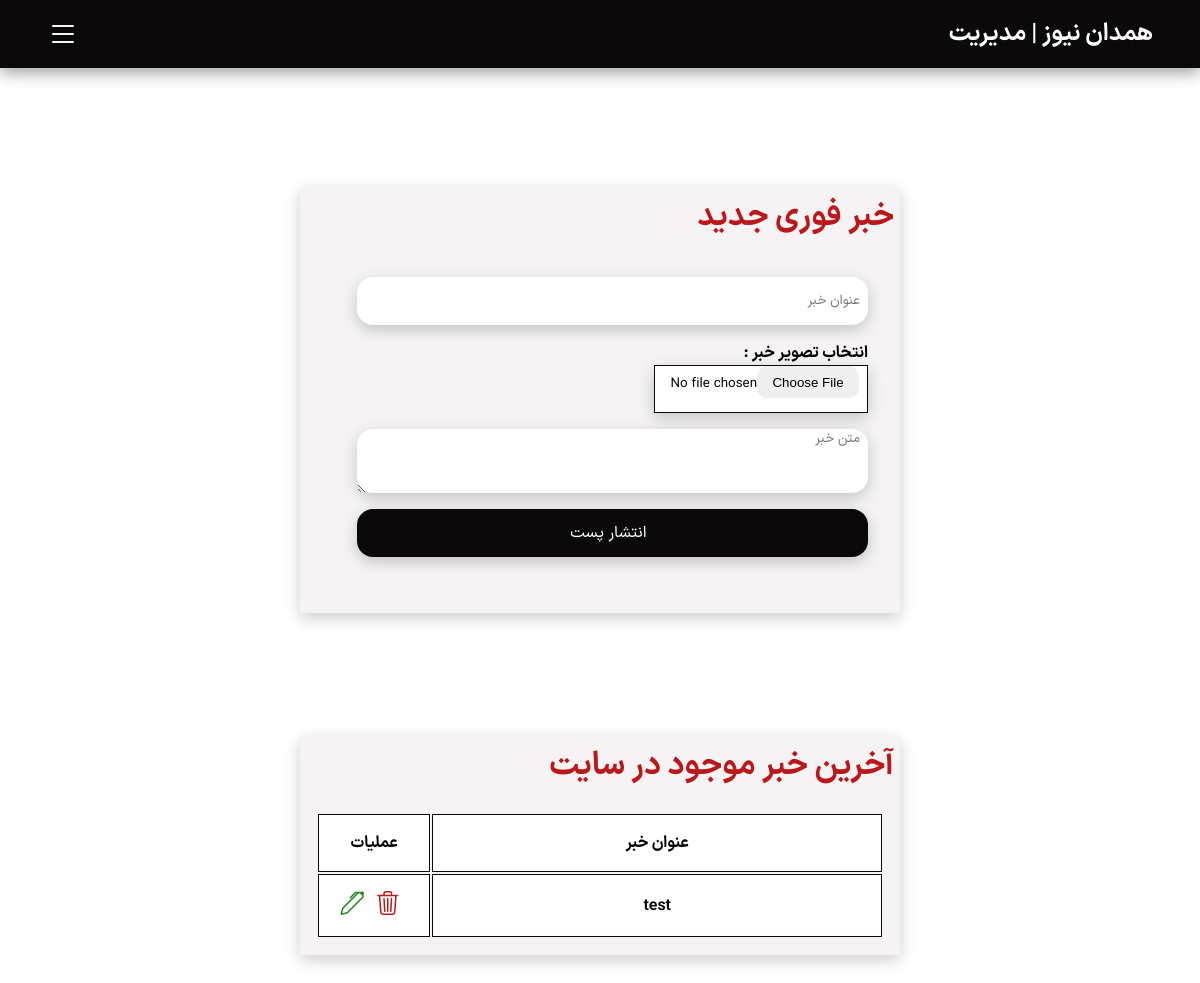
/panel/breakingnews.php (signed in), run on an earlier commit of the app's database.
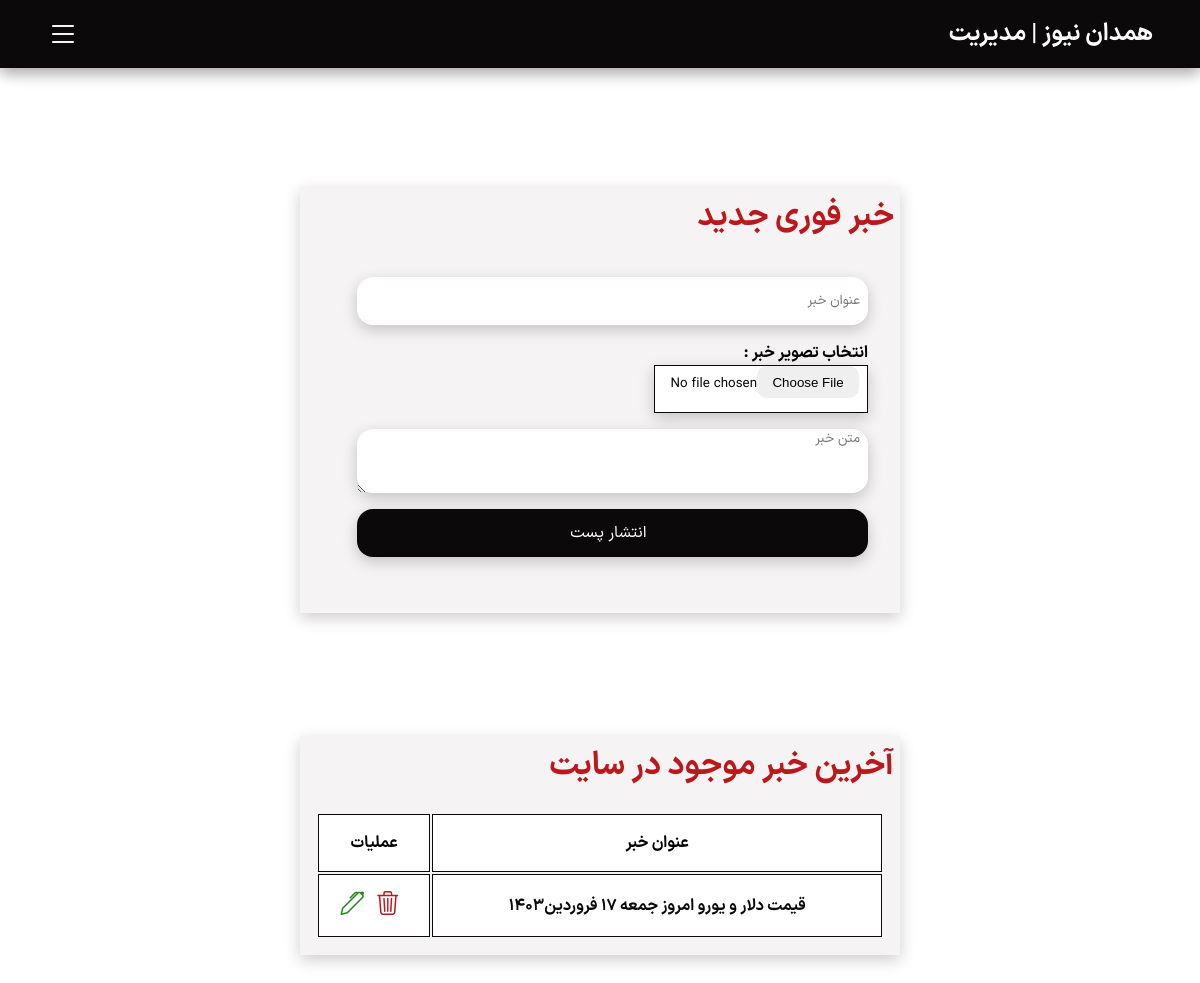
And on a later commit of the database.
### tables this page shows
CREATE TABLE `breakingnews` (
  `id` int(11) NOT NULL,
  `title` varchar(200) NOT NULL,
  `image` varchar(200) NOT NULL,
  `content` text NOT NULL,
  `Category` varchar(20) NOT NULL
);

### panel/breakingnews.php (the view, shortened to what this page needs)
<html lang="en">
<head>
    <link rel="stylesheet" href="../Style/style.css" />
    <link rel="stylesheet" href="../style/bootstrap-icons.css" />
    <link rel="stylesheet" href="https://cdn.jsdelivr.net/npm/bootstrap-icons@1.11.3/font/bootstrap-icons.min.css" />
    <?php
    include "config.php";
    ?>
</head>
<body>
    <div class="all-web">
        <?php include "nav.php"; ?>
        <nav class="navbar navpanel">
            <div class="navbar-center">
                <div class="nav-header">
                    <h3>همدان نیوز | مدیریت</h3>
                    <button type="button" class="nav-toggle" id="nav-toggle">
                        <i class="bi bi-list"></i>
                    </button>
                </div>
            </div>
        </nav>
        <div class="panel-welocome">
            <div class="panel-box post-box">
                <h2 class="titr panel-titr">خبر فوری جدید </h2>
                <div class="form-panel">
                    <form action="../code.php" method="Post" enctype="multipart/form-data">
                        <input type="text" placeholder="عنوان خبر " class="input-form" name="title" required />
                        <label>انتخاب تصویر خبر :</label><br />
                        <input class="input-form input-photo" type="file" name="files" required />
                        <textarea class="input-form textarea-form" placeholder="متن خبر " name="content"
                            required></textarea>
                        <input class="input-form submit-form" type="submit" name="btnbreakingnewssend"
                            value="انتشار پست" />
                        <br />
                    </form>
                </div>
            </div>
        </div>
        <div class=" panel-manage">
            <div class="panel-box post-box">
                <h2 class="titr panel-titr"> آخرین خبر موجود در سایت</h2>
                <div class="table-panel">
                    <table class="table-p">
                        <tr class="table-row">
                            <td class="table-col">عنوان خبر</td>
                            <td class="table-col">عملیات</td>
                        </tr>
                        <?php
                        $query = "SELECT * FROM `breakingnews` ORDER BY `id` DESC";
                        $result = mysqli_query($link, $query);
                        while ($row = mysqli_fetch_array($result)) {
                            ?>
                            <tr class="table-row">
                                <td class="table-col to">
                                    <a href="<?php echo "../news-sport.php?postid=$row[id]" ?>">
                                        <?php echo "$row[title]" ?>
                                    </a>
                                </td>
                                <td class="table-col tl">
                                    <a href="<?php echo "../code.php?breakingnewsid=$row[id]" ?>"> <i
                                            class=" bi bi-trash3 b red"></i></a>
                                    <a href="<?php echo "edit-breakingnews.php?postid=$row[id]" ?>"><i
                                            class="bi bi-pen b green"></i></a>
                                </td>
                            </tr>
                        <?php } ?>
                    </table>
                </div>
            </div>
        </div>
    </div>
</body>
</html>

What changed in the data, as far as the page shows it:
removed breakingnews: title "test"
added breakingnews: title "قیمت دلار و یورو امروز جمعه ۱۷ فروردین۱۴۰۳"
